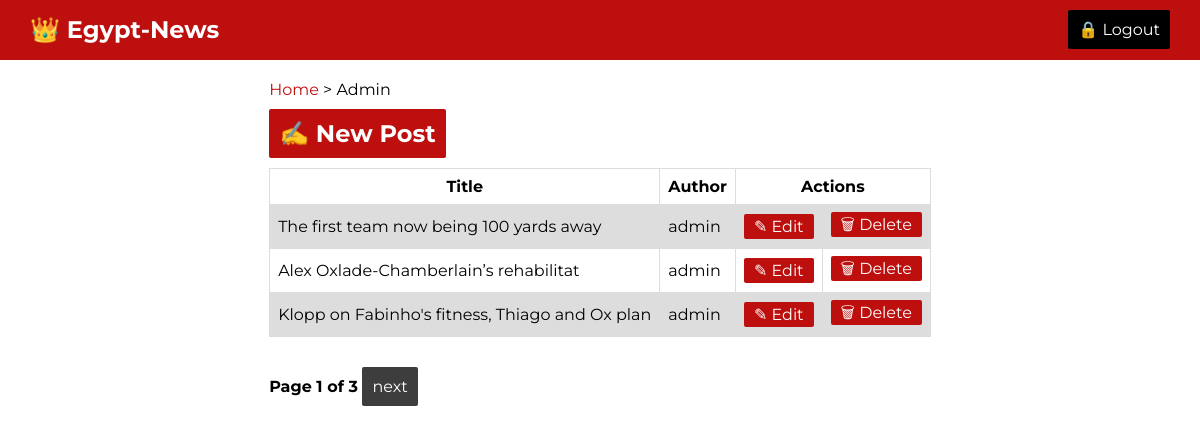
The page /dashboard/ (signed in) on the database its author committed.
### blog/models.py (models this page shows, shortened)
class Post(models.Model):
    title = models.CharField(max_length=200)
    content = models.TextField()
    pub_date = models.DateTimeField(auto_now_add=True)
    view_count = models.PositiveIntegerField(default=0)
    author = models.ForeignKey(User , on_delete=models.CASCADE)
    category = models.ForeignKey(Category , on_delete=models.CASCADE)
    class Meta:
        ordering = ['-pub_date']

### blog/views.py (the view)
# urls.py: path('dashboard/', staff_member_required(Dashboard.as_view()) , name = 'dashboard'),
class Dashboard(View):
    def get(self ,request ,*args,**kwargs):
        view = Home.as_view(
            template_name = 'blog/admin_page.html'
        )
        return view(request ,*args,**kwargs)

### blog/templates/blog/admin_page.html
{% extends 'blog/base.html' %}
{% block breadcrumb %}{{ block.super }} > Admin{% endblock %}
{% block content %}
<div class="blog-table">
    <h2><a href="{% url 'blog:newpost' %}">&#9997 New Post</a></h2>
    <table>
        <tr>
            <th>Title</th>
            <th>Author</th>
            <th colspan="3">Actions</th>
        </tr>
        {% for post in posts %}
        <tr>
            <td>{{post.title}}</td>
            <td>{{post.author}}</td>
            <td><a href="{% url 'blog:post_update' post.pk %}">&#9998 Edit</a></td>
            <td><a href="{% url 'blog:post_delete' post.pk %}">&#128465 Delete</a></td>
        </tr>
        {% endfor %}
    </table>
</div>
{% include 'blog/pagination_links.html' %}
{% endblock %}

### blog/static/blog/css/style.css (style rules this page uses)
:root { --primary: rgb(190, 15, 15); --primary-light: rgb(212, 47, 47); --secondary: #000; --light-dark: #3d3d3d; --lighter-dark: #5e5d5d; }
body { font-family: 'Montserrat', sans-serif; }
h2 { margin: 0; }
a { text-decoration: none; color: var(--secondary); }
.content-wrapper > div { grid-column: 2; max-width: 780px; margin: 20px 0; }
.blog-table h2 a { color: #fff; padding: 10px; background-color: var(--primary); border-radius: 2px; }
table { width: 100%; margin-top: 20px; }
td, th { border: 1px solid #dddddd; padding: 8px; }
tr:nth-child(even) { background-color: #dddddd; }
td > a { color: #fff; padding: 3px 10px; background-color: var(--primary); border-radius: 2px; }

### rows shown on the page
Post: title "The first team now being 100 yards away", author "admin"
Post: title "Alex Oxlade-Chamberlain’s rehabilitat", author "admin"
Post: title "Klopp on Fabinho's fitness, Thiago and Ox plan", author "admin"

### other values the page prints
{{ page_obj.number }} "1"
{{ page_obj.paginator.num_pages }} "3"
